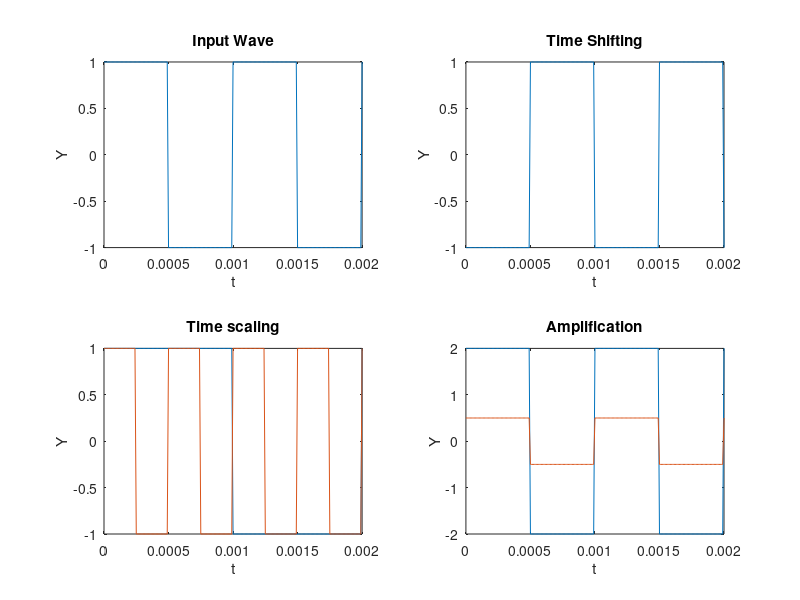

This figure's MATLAB source:
clc
clear all
t=0:0.00001:0.002
f=1000
input=square(2*pi*f*t);
%For the same we can produce sin wave by writing sin in place of square
subplot(2,2,1),plot(t,input)
xlabel('t')
ylabel('Y')
title('Input Wave')

time_shifting=square(2*pi*f*(t-0.0005));
subplot(222),plot(t,time_shifting)
xlabel('t')
ylabel('Y')
title('Time Shifting')

time_scaling1=square(0.5*2*pi*f*t);
subplot(2,2,3),plot(t,time_scaling1) 
hold on
time_scaling=square(2*2*pi*f*t);
plot(t,time_scaling)
xlabel('t')
ylabel('Y')
title('Time scaling')
hold off

amplification=2*square(2*pi*f*t);
subplot(2,2,4),plot(t,amplification);
hold on
xlabel('t')
ylabel('Y')
title('Amplification')
attenuation=0.5*square(2*pi*f*t);
plot(t,attenuation)
hold off